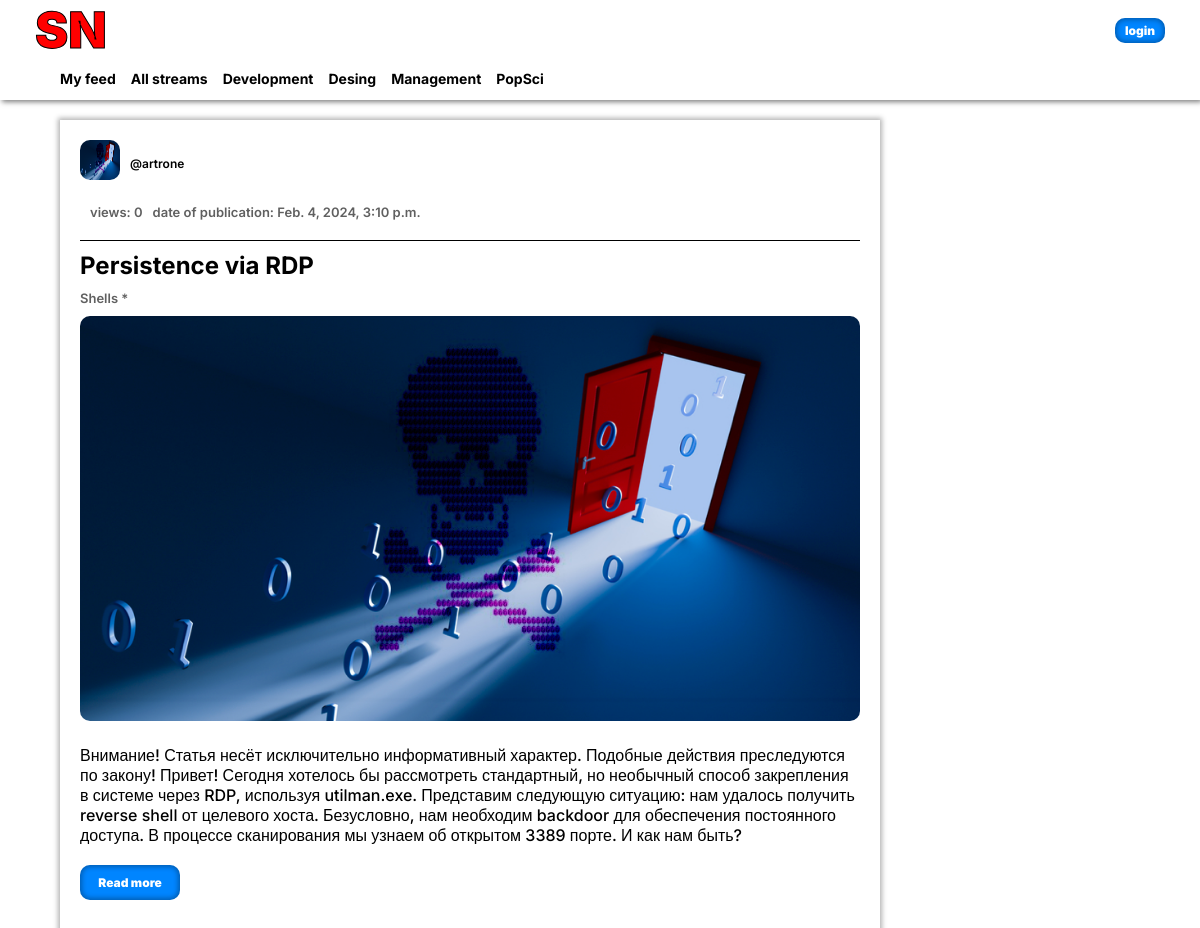
The page / on the database its author committed.
### main/models.py (models this page shows, shortened)
class Post(models.Model):
    author = models.CharField('Имя автора', max_length=100)
    data = models.DateTimeField('Дата публикации')
    title = models.CharField('Заголовок записи', max_length=100)
    subtitle = models.CharField('Подзаголовок записи', max_length=300)
    img = models.ImageField('Изображение', upload_to='image/%Y')
    description = models.TextField('Текст записи')
    class Meta:
        verbose_name = 'Запись'
        verbose_name_plural = 'Записи'

### main/views.py (the view)
# urls.py: path('', views.PostViev.as_view()),
class PostViev(View):
    def get(self, request):
        posts = Post.objects.all()
        return render(request, 'main/index.html', {'post_list': posts})

### templates/main/index.html (shortened to what this page needs)
{% load static %}
<!DOCTYPE html>
<html lang="en">
<head>
    <link rel="stylesheet" href=" {% static 'main/css/main.css' %}" type="text/css" media="all" />
</head>
<body>
    <div class="shadow_bottom">
        <header class="header">
            <div class="logo"><a href="/">SN</a></div>
            <div class="login_buttom">
                {% if user.is_authenticated %}
                    <a href="profile/"><button>profile</button></a>
                {% else %}
                    <a href="login/"><button>login</button></a>
                {% endif %}
            </div>
        </header>
        <div class="navbar-container">
            <nav class="navbar">
                <ul class="navbar_list">
                    <li class="navbar_item">My feed</li>
                    <li class="navbar_item">All streams</li>
                    <li class="navbar_item">Development</li>
                    <li class="navbar_item">Desing</li>
                    <li class="navbar_item">Management</li>
                    <li class="navbar_item">PopSci</li>
                </ul>
            </nav>
        </div>
    </div>
    <div class="main_container">
        {% for post in post_list %}
        <div class="post">
            <div class="user-link">
                <div class="user_logo"><img src="{{ post.img.url }}" alt="user logo" /></div>
                <div class="user_name"><span>{{ post.author }}</span></div>
            </div>
            <div class="info-post">
                <ul class="info_post_list">
                    <li class="info_post_item">views: 0</li>
                    <li class="info_post_item">date of publication: {{ post.data }}</li>
                </ul>
            </div>
            <div class="line"></div>
            <div class="title">
                <span>{{ post.title }}</span>
            </div>
            <div class="subtitle">
                {{ post.subtitle }}
            </div>
            <div class="post_img"><img src="{{ post.img.url }}" alt="post_img" /></div>
            <div class="post_description">
                <p>{{ post.description }}</p>
            </div>
            <div class="read_more_button"><a href="{{ post.id }}"><button>Read more</button></a></div>
        </div>
        {% endfor %}
    </div>
</body>
</html>

### static/main/css/main.css (style rules this page uses)
* { margin: 0; padding: 0; font-family: "Inter", sans-serif; }
.shadow_bottom { box-shadow: 2px 2px 5px 0px rgba(0, 0, 0, 0.5); }
.header { display: flex; justify-content: space-between; align-items: center; height: 60px; padding: 0 35px 0 35px; }
.logo a { font-size: 50px; font-weight: 900; color: red; text-decoration: none; -webkit-text-stroke: 1px black; stroke: 1px black; }
.login_buttom button { width: 50px; height: 25px; background-color: #0085ff; color: #fff; font-size: 12px; font-weight: 900; border: none; border-radius: 10px; cursor: pointer; box-shadow: inset 0 0 5px 2px rgba(0, 0, 0, 0.3); }
.navbar-container { margin: 0 60px 0 60px; }
.navbar { height: 40px; margin-bottom: 20px; }
.navbar_list { display: flex; list-style-type: none; }
.navbar_item { padding: 10px 15px 0 0; text-decoration: none; font-size: 14px; font-weight: 700; }
.navbar_item:last-child { padding-right: 0; }
.main_container { margin: 0 60px 0 60px; }
.post { max-width: 780px; min-height: 800px; padding: 20px; box-shadow: 0 0 5px 2px rgba(0, 0, 0, 0.3); margin-bottom: 15px; }
.user-link { display: flex; align-items: center; margin-bottom: 10px; }
.user_logo img { width: 40px; height: 40px; margin-right: 10px; border-radius: 10px; }
.user_name span { font-size: 12px; font-weight: 600; }
.info_post_list { display: flex; padding: 10px; margin-bottom: 10px; }
.info_post_item { margin-right: 10px; font-size: 13px; font-weight: 600; color: #606060; text-decoration: none; list-style-type: none; }
.line { width: 100%; height: 1px; background-color: #000; margin-bottom: 10px; }
.title { color: #000; font-size: 24px; font-weight: 700; margin-bottom: 10px; }
.subtitle { color: #606060; font-size: 13px; font-weight: 600; margin-bottom: 10px; }
.post_img img { width: 100%; height: auto; margin-bottom: 20px; border-radius: 10px; }
.post_description { color: #000; font-size: 16px; font-weight: 500; margin-bottom: 20px; }
.read_more_button button { width: 100px; background-color: #0085ff; color: #fff; font-size: 12px; font-weight: 900; padding: 10px; border: none; border-radius: 10px; cursor: pointer; box-shadow: inset 0 0 5px 2px rgba(0, 0, 0, 0.3); margin-bottom: 20px; }

### rows shown on the page
Post: img (picture), author "@artrone", data "Feb. 4, 2024, 3:10 p.m.", title "Persistence via RDP", subtitle "Shells *", description "Внимание! Статья несёт исключительно информативный характер. Подобные действия преследуются по закону! Привет! Сегодня хотелось бы рассмотреть стандартный, но необычный способ закрепления в системе через RDP, используя utilman.exe. Представим следующую ситуацию: нам удалось получить reverse shell от целевого хоста. Безусловно, нам необходим backdoor для обеспечения постоянного доступа. В процессе сканирования мы узнаем об открытом 3389 порте. И как нам быть?"
